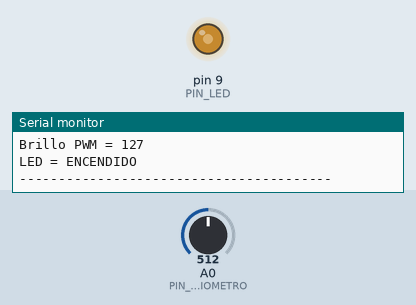
A sketch run on a simulated Arduino Uno, built with avr-gcc and run on an emulated ATmega328P. Parts: output pins drawn as LEDs (lit = HIGH), the last lines printed to the serial monitor. The inputs (shaded band) are chosen by the test bench; at power-on: A0 (PIN_POTENCIOMETRO) = 512.

Above: at 1.2 s.
1.3 s: A0 (PIN_POTENCIOMETRO) set to 420
At 2.0 s:
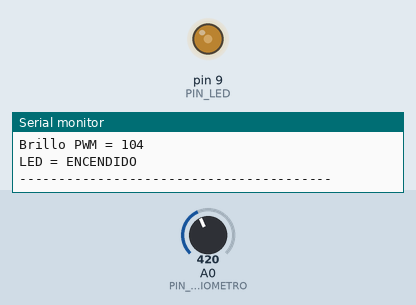
2.8 s: A0 (PIN_POTENCIOMETRO) set to 394
At 3.8 s:
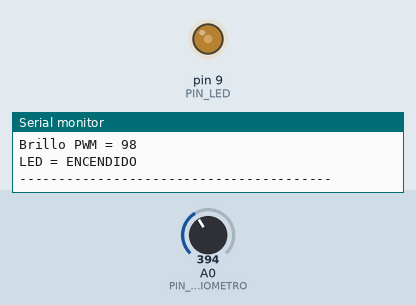
4.4 s: A0 (PIN_POTENCIOMETRO) set to 716
At 5.2 s:
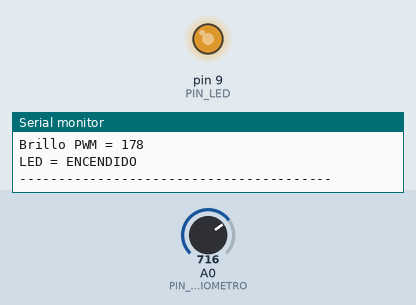
6.0 s: A0 (PIN_POTENCIOMETRO) set to 987
At 6.9 s:
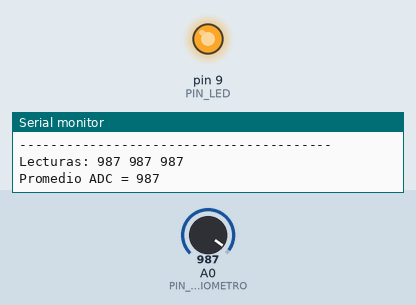
7.6 s: A0 (PIN_POTENCIOMETRO) set to 1011
At 8.6 s:
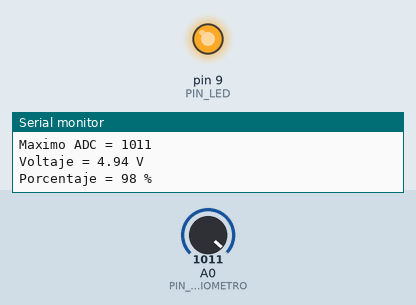
10.6 s: A0 (PIN_POTENCIOMETRO) set to 245
At 11.3 s:
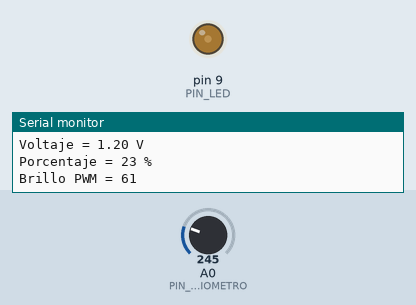
Timing chart, 0 to 13.2 s (numbered marks = the images above; inputs shaded):
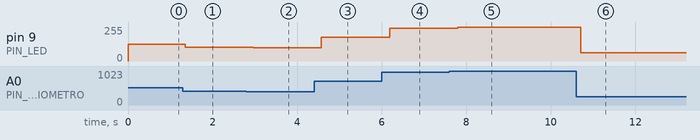

The sketch:

practica_final_potenciometro_led_arreglo_punteros.ino
```cpp
#include <Arduino.h>

const int PIN_POTENCIOMETRO = A0;
const int PIN_LED = 9;

const int ADC_MAX = 1023;
const int PWM_MAX = 255;

const float VREF = 5.0;

const int CANTIDAD_LECTURAS = 3;
const int PAUSA_ENTRE_LECTURAS_MS = 1;
const int PAUSA_CICLO_MS = 1;
const int UMBRAL_LED = 0;

// Prototipos
void tomarLecturas(int pin, int datos[], int cantidad, int pausaMs);
void analizarLecturas(int datos[], int cantidad, int *promedio, int *minimo, int *maximo);
void convertirPromedio(int promedioADC, float *voltaje, int *porcentaje, int *brilloPWM);
void decidirEstadoLED(int porcentaje, int umbral, int *estadoLED);
void aplicarSalidaLED(int pinLED, int estadoLED, int brilloPWM);
void mostrarLecturas(int datos[], int cantidad);
void mostrarReporte(int promedio, int minimo, int maximo,
                    float voltaje, int porcentaje,
                    int brilloPWM, int estadoLED);

void tomarLecturas(int pin, int datos[], int cantidad, int pausaMs)
{
    if (datos == nullptr || cantidad <= 0)
        return;

    for (int i = 0; i < cantidad; i++)
    {
        datos[i] = analogRead(pin);
        delay(pausaMs);
    }
}

void analizarLecturas(
    int datos[],
    int cantidad,
    int *promedio,
    int *minimo,
    int *maximo)
{
    if (datos == nullptr ||
        promedio == nullptr ||
        minimo == nullptr ||
        maximo == nullptr ||
        cantidad <= 0)
    {
        return;
    }

    long suma = 0;

    *minimo = datos[0];
    *maximo = datos[0];

    for (int i = 0; i < cantidad; i++)
    {
        suma += datos[i];

        if (datos[i] < *minimo)
            *minimo = datos[i];

        if (datos[i] > *maximo)
            *maximo = datos[i];
    }

    *promedio = suma / cantidad;
}

void convertirPromedio(
    int promedioADC,
    float *voltaje,
    int *porcentaje,
    int *brilloPWM)
{
    if (voltaje == nullptr ||
        porcentaje == nullptr ||
        brilloPWM == nullptr)
    {
        return;
    }

    *voltaje = (promedioADC * VREF) / ADC_MAX;

    *porcentaje =
        (long)promedioADC * 100L / ADC_MAX;

    *brilloPWM =
        (long)promedioADC * PWM_MAX / ADC_MAX;
}

void decidirEstadoLED(
    int porcentaje,
    int umbral,
    int *estadoLED)
{
    if (estadoLED == nullptr)
        return;

    if (porcentaje >= umbral)
        *estadoLED = HIGH;
    else
        *estadoLED = LOW;
}

void aplicarSalidaLED(
    int pinLED,
    int estadoLED,
    int brilloPWM)
{
    if (estadoLED == LOW)
        analogWrite(pinLED, 0);
    else
        analogWrite(pinLED, brilloPWM);
}

void mostrarLecturas(
    int datos[],
    int cantidad)
{
    if (datos == nullptr || cantidad <= 0)
        return;

    Serial.print("Lecturas: ");

    for (int i = 0; i < cantidad; i++)
    {
        Serial.print(datos[i]);
        Serial.print(" ");
    }

    Serial.println();
}

void mostrarReporte(
    int promedio,
    int minimo,
    int maximo,
    float voltaje,
    int porcentaje,
    int brilloPWM,
    int estadoLED)
{
    Serial.print("Promedio ADC = ");
    Serial.println(promedio);

    Serial.print("Minimo ADC = ");
    Serial.println(minimo);

    Serial.print("Maximo ADC = ");
    Serial.println(maximo);

    Serial.print("Voltaje = ");
    Serial.print(voltaje, 2);
    Serial.println(" V");

    Serial.print("Porcentaje = ");
    Serial.print(porcentaje);
    Serial.println(" %");

    Serial.print("Brillo PWM = ");
    Serial.println(brilloPWM);

    Serial.print("LED = ");

    if (estadoLED == HIGH)
        Serial.println("ENCENDIDO");
    else
        Serial.println("APAGADO");

    Serial.println("----------------------------------------");
}

void setup()
{
    Serial.begin(9600);
    pinMode(PIN_LED, OUTPUT);
}

void loop()
{
    int lecturas[CANTIDAD_LECTURAS];

    int promedio = 0;
    int minimo = 0;
    int maximo = 0;

    float voltaje = 0.0;

    int porcentaje = 0;
    int brilloPWM = 0;
    int estadoLED = LOW;

    tomarLecturas(
        PIN_POTENCIOMETRO,
        lecturas,
        CANTIDAD_LECTURAS,
        PAUSA_ENTRE_LECTURAS_MS);

    analizarLecturas(
        lecturas,
        CANTIDAD_LECTURAS,
        &promedio,
        &minimo,
        &maximo);

    convertirPromedio(
        promedio,
        &voltaje,
        &porcentaje,
        &brilloPWM);

    decidirEstadoLED(
        porcentaje,
        UMBRAL_LED,
        &estadoLED);

    aplicarSalidaLED(
        PIN_LED,
        estadoLED,
        brilloPWM);

    mostrarLecturas(
        lecturas,
        CANTIDAD_LECTURAS);

    mostrarReporte(
        promedio,
        minimo,
        maximo,
        voltaje,
        porcentaje,
        brilloPWM,
        estadoLED);

    delay(PAUSA_CICLO_MS);
}
```

Measured:
- after the input at 1.3 s, pin 9 (PIN_LED): 127/255 → 104/255 after 0.05 s
- after the input at 2.8 s, pin 9 (PIN_LED): 104/255 → 98/255 after 0.17 s
- after the input at 4.4 s, pin 9 (PIN_LED): 98/255 → 178/255 after 0.17 s
- after the input at 6.0 s, pin 9 (PIN_LED): 178/255 → 246/255 after 0.19 s
- after the input at 7.6 s, pin 9 (PIN_LED): 246/255 → 252/255 after 0.20 s
- after the input at 10.6 s, pin 9 (PIN_LED): 252/255 → 61/255 after 0.11 s
